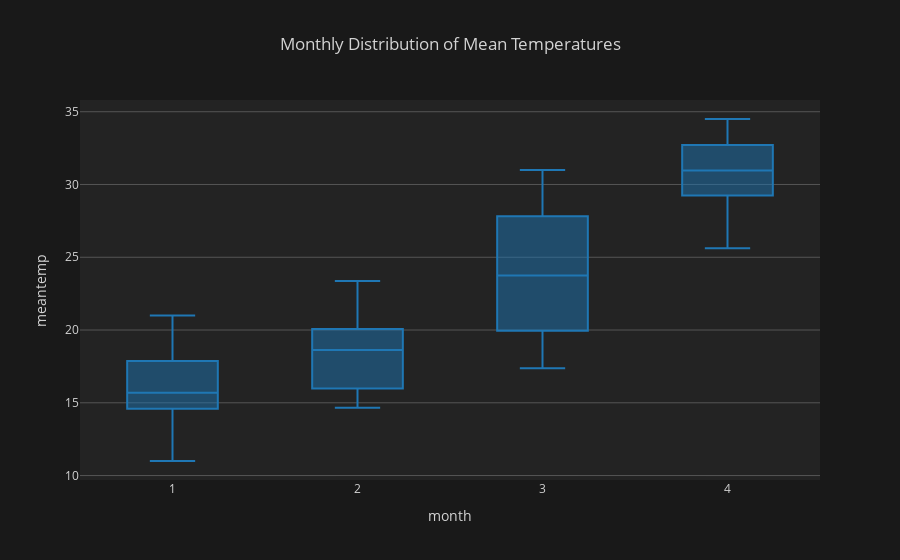
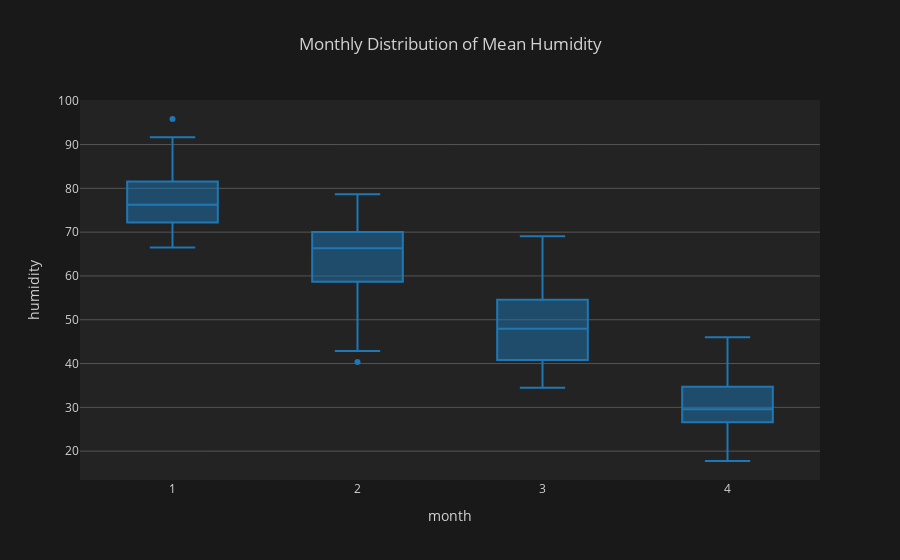

Notebook source saved alongside these figures, in order:
### Markdown cell above
# <div style="color:white;display:inline-block;border-radius:50px;background-color:brown;font-family:Nexa;overflow:hidden"><p style="padding:15px;color:white;overflow:hidden;font-size:100%;letter-spacing:0.5px;margin:0"><b> </b>4.3 Box Plots</p></div>

## Monthly Distributions of features:

### Code cell
# Box plots by Month

fig = px.box(df, x='month', y='meantemp', title='Monthly Distribution of Mean Temperatures', template='xgridoff_dark')
fig.show()

fig = px.box(df, x='month', y='humidity', title='Monthly Distribution of Mean Humidity', template='xgridoff_dark')
fig.show()

fig = px.box(df, x='month', y='wind_speed', title='Monthly Distribution of Mean wind_speed', template='xgridoff_dark')
fig.show()

fig = px.box(df, x='month', y='meanpressure', title='Monthly Distribution of Mean Pressure', template='xgridoff_dark')
fig.show()

### Figure 1 — Plotly figure (JSON) as saved in the notebook; plotly's stock layout.template omitted (floating-point values rounded to 4 significant figures)
{"data": [{"alignmentgroup": "True", "hovertemplate": "month=%{x}<br>meantemp=%{y}<extra></extra>", "legendgroup": "", "marker": {"color": "#1F77B4"}, "name": "", "notched": false, "offsetgroup": "", "orientation": "v", "showlegend": false, "type": "box", "x": [1, 1, 1, 1, 1, 1, 1, 1, 1, 1, 1, 1, 1, 1, 1, 1, 1, 1, 1, 1, 1, 1, 1, 1, 1, 1, 1, 1, 1, 1, 1, 2, 2, 2, 2, 2, 2, 2, 2, 2, 2, 2, 2, 2, 2, 2, 2, 2, 2, 2, 2, 2, 2, 2, 2, 2, 2, 2, 2, 3, 3, 3, 3, 3, 3, 3, 3, 3, 3, 3, 3, 3, 3, 3, 3, 3, 3, 3, 3, 3, 3, 3, 3, 3, 3, 3, 3, 3, 3, 3, 4, 4, 4, 4, 4, 4, 4, 4, 4, 4, 4, 4, 4, 4, 4, 4, 4, 4, 4, 4, 4, 4, 4, 4], "x0": " ", "xaxis": "x", "y": [15.91, 18.5, 17.11, 18.7, 18.39, 19.32, 14.71, 15.68, 14.57, 12.11, 11, 11.79, 13.24, 13.2, 16.43, 14.65, 11.72, 13.04, 14.62, 15.26, 15.39, 18.44, 18.12, 18.35, 21, 16.18, 16.5, 14.86, 15.67, 16.44, 16.12, 15.25, 17.09, 15.64, 18.7, 18.63, 16.89, 15.12, 15.7, 15.38, 14.67, 15.62, 16.25, 16.33, 16.88, 17.57, 20.25, 21.3, 21.12, 22.36, 23.38, 21.83, 19.12, 18.62, 19.12, 19, 18.75, 19.88, 23.33, 24.46, 23.75, 20.5, 19.12, 19.75, 20, 22.62, 21.55, 20.79, 19.94, 18.53, 17.38, 17.44, 18, 19.88, 24, 20.9, 24.69, 24.67, 23.33, 25, 27.25, 28, 28.92, 26.5, 29.1, 29.5, 29.89, 31, 29.29, 30.62, 31.38, 29.75, 30.5, 30.93, 29.23, 31.22, 27, 25.62, 27.12, 27.86, 29.25, 29.25, 29.67, 30.5, 31.22, 31, 32.56, 34, 33.5, 34.5, 34.25, 32.9, 32.88, 32], "y0": " ", "yaxis": "y"}], "layout": {"autosize": true, "boxmode": "group", "legend": {"tracegroupgap": 0}, "title": {"text": "Monthly Distribution of Mean Temperatures"}, "xaxis": {"anchor": "y", "autorange": true, "domain": [0, 1], "range": [0.5, 4.5], "title": {"text": "month"}, "type": "linear"}, "yaxis": {"anchor": "x", "autorange": true, "domain": [0, 1], "range": [9.694, 35.81], "title": {"text": "meantemp"}, "type": "linear"}}}

### Figure 2 — Plotly figure (JSON) as saved in the notebook; plotly's stock layout.template omitted (floating-point values rounded to 4 significant figures)
{"data": [{"alignmentgroup": "True", "hovertemplate": "month=%{x}<br>humidity=%{y}<extra></extra>", "legendgroup": "", "marker": {"color": "#1F77B4"}, "name": "", "notched": false, "offsetgroup": "", "orientation": "v", "showlegend": false, "type": "box", "x": [1, 1, 1, 1, 1, 1, 1, 1, 1, 1, 1, 1, 1, 1, 1, 1, 1, 1, 1, 1, 1, 1, 1, 1, 1, 1, 1, 1, 1, 1, 1, 2, 2, 2, 2, 2, 2, 2, 2, 2, 2, 2, 2, 2, 2, 2, 2, 2, 2, 2, 2, 2, 2, 2, 2, 2, 2, 2, 2, 3, 3, 3, 3, 3, 3, 3, 3, 3, 3, 3, 3, 3, 3, 3, 3, 3, 3, 3, 3, 3, 3, 3, 3, 3, 3, 3, 3, 3, 3, 3, 4, 4, 4, 4, 4, 4, 4, 4, 4, 4, 4, 4, 4, 4, 4, 4, 4, 4, 4, 4, 4, 4, 4, 4], "x0": " ", "xaxis": "x", "y": [85.87, 77.22, 81.89, 70.05, 74.94, 79.32, 95.83, 83.53, 80.81, 71.94, 72.11, 74.58, 67.06, 74.28, 72.57, 78.45, 84.44, 78.33, 75.14, 66.47, 70.87, 76.24, 76, 68.13, 69.96, 91.64, 77.04, 82.77, 81.78, 77.56, 76, 78.62, 66.55, 78.18, 77.6, 77.63, 69.67, 63.75, 68.4, 68.38, 71.78, 64, 70.38, 67, 65.5, 67.71, 56.75, 64.4, 70.75, 66.09, 60.12, 69.42, 57.12, 42.88, 40.38, 50.43, 59, 58.38, 51.67, 47.92, 54.25, 42.5, 43.12, 41.25, 42.44, 41.5, 52.73, 69.07, 67.75, 60.4, 56.62, 49.33, 56.33, 54.75, 49.2, 59.7, 46.31, 52.28, 54.67, 49, 45, 49.75, 37.67, 39.38, 37.1, 38.62, 40.67, 34.5, 36.86, 37.62, 35.12, 33.75, 29.75, 31.87, 46, 26, 29.88, 29.38, 21.12, 19.43, 17.75, 26, 29.11, 37.62, 30.44, 34.25, 38.44, 27.33, 24.12, 27.5, 39.38, 40.9, 27.5, 27.14], "y0": " ", "yaxis": "y"}], "layout": {"autosize": true, "boxmode": "group", "legend": {"tracegroupgap": 0}, "title": {"text": "Monthly Distribution of Mean Humidity"}, "xaxis": {"anchor": "y", "autorange": true, "domain": [0, 1], "range": [0.5, 4.5], "title": {"text": "month"}, "type": "linear"}, "yaxis": {"anchor": "x", "autorange": true, "domain": [0, 1], "range": [13.41, 100.2], "title": {"text": "humidity"}, "type": "linear"}}}
